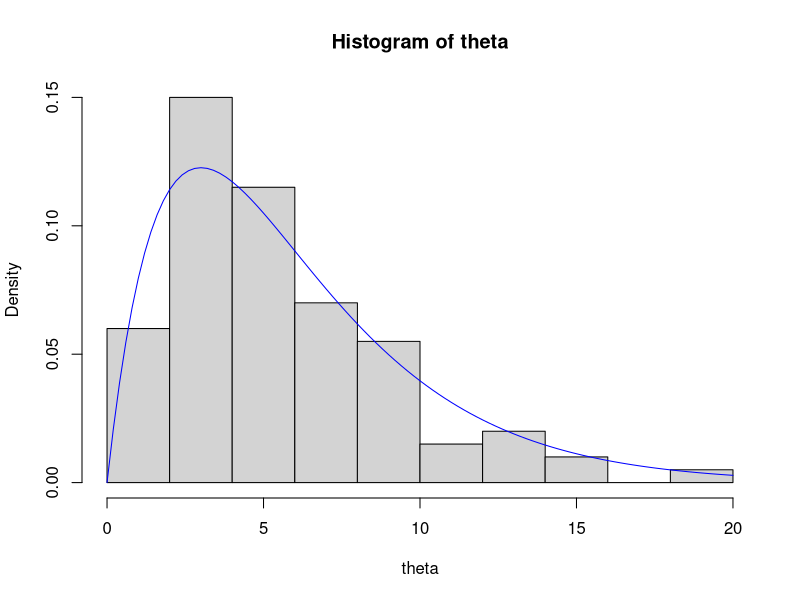
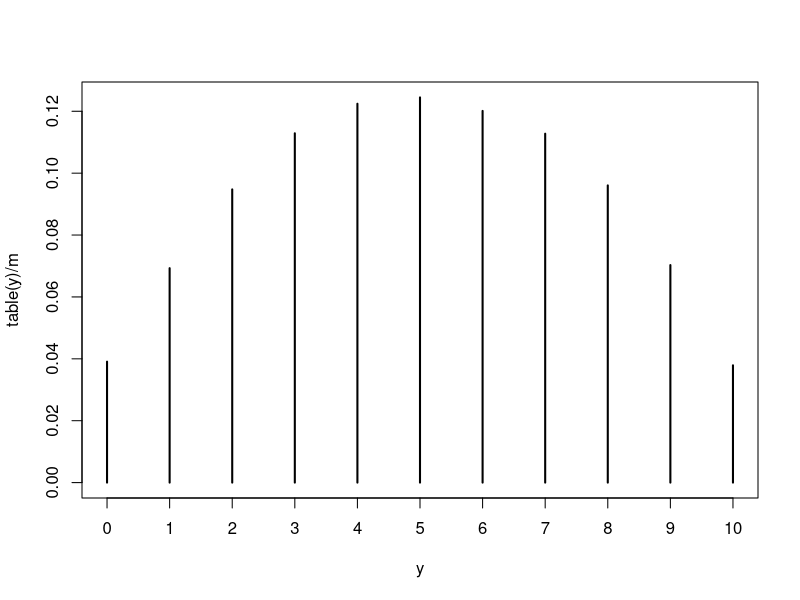

Here is the R script that generated these plots, in order:
## ---- chunk 1
knitr::opts_chunk$set(echo = TRUE)
## ---- chunk 2
set.seed(32)
m=100
a=2
b=1/3
## ---- chunk 3
theta=rgamma(n=m,shape=a,rate=b)
head(theta)
tail(theta)
hist(theta,freq=FALSE)
curve(dgamma(x,shape=a,rate=b), col='blue',add=TRUE)
## ---- chunk 4
mean(theta)
var(theta)
## ---- chunk 5
a/b
a/b^2
## ---- chunk 6
m=10000
theta=rgamma(n=m,shape=a,rate=b)
mean(theta)
var(theta)
## ---- chunk 7
ind=theta<5
head(ind)
mean(ind) # Probability that theta < 5
## ---- chunk 8
pgamma(q=5,shape=a,rate=b)
## ---- chunk 9
quantile(theta,probs=0.9)
## ---- chunk 10
qgamma(0.9,shape=a,rate=b)
## ---- chunk 11
std_error = sd(theta)/sqrt(m)
lower = mean(theta)-std_error
lower
upper = mean(theta)+std_error
upper
## ---- chunk 12
ind=theta<5
mean(ind) # Probability that theta < 5
## ---- chunk 13
pgamma(5,shape=a,rate=b)
## ---- chunk 14
std_error=sd(ind)/sqrt(m)
2*std_error
## ---- chunk 15
m=1e5
y=numeric(m)
phi=numeric(m)
## ---- chunk 16
# for (i in 1:m) {
#  phi[i]=rbeta(1,shape1=2,shape2=2)
#  y[i]=rbinom(n=1,size=10,prob=phi[i])
#}
## ---- chunk 17
phi=rbeta(m,shape1=2,shape2=2)
y=rbinom(n=m,size=10,prob=phi)
## ---- chunk 18
table(y)/m
## ---- chunk 19
plot(table(y)/m)
## ---- chunk 20
mean(y)
## ---- chunk 21
m=1e5
a=5
b=3
theta=rbeta(m,shape1 = a,shape2 = b)
mean(theta/(1-theta))
## ---- chunk 22

ind=(theta/(1-theta))>1
mean(ind)

# ind=(theta/(1-theta))<1
# 1-mean(ind)
## ---- chunk 23
m=1e6
theta=rnorm(m,0,1)
quantile(theta,probs=0.3)
qnorm(0.3,0,1)
## ---- chunk 24
sqrt(5.2/5000)
